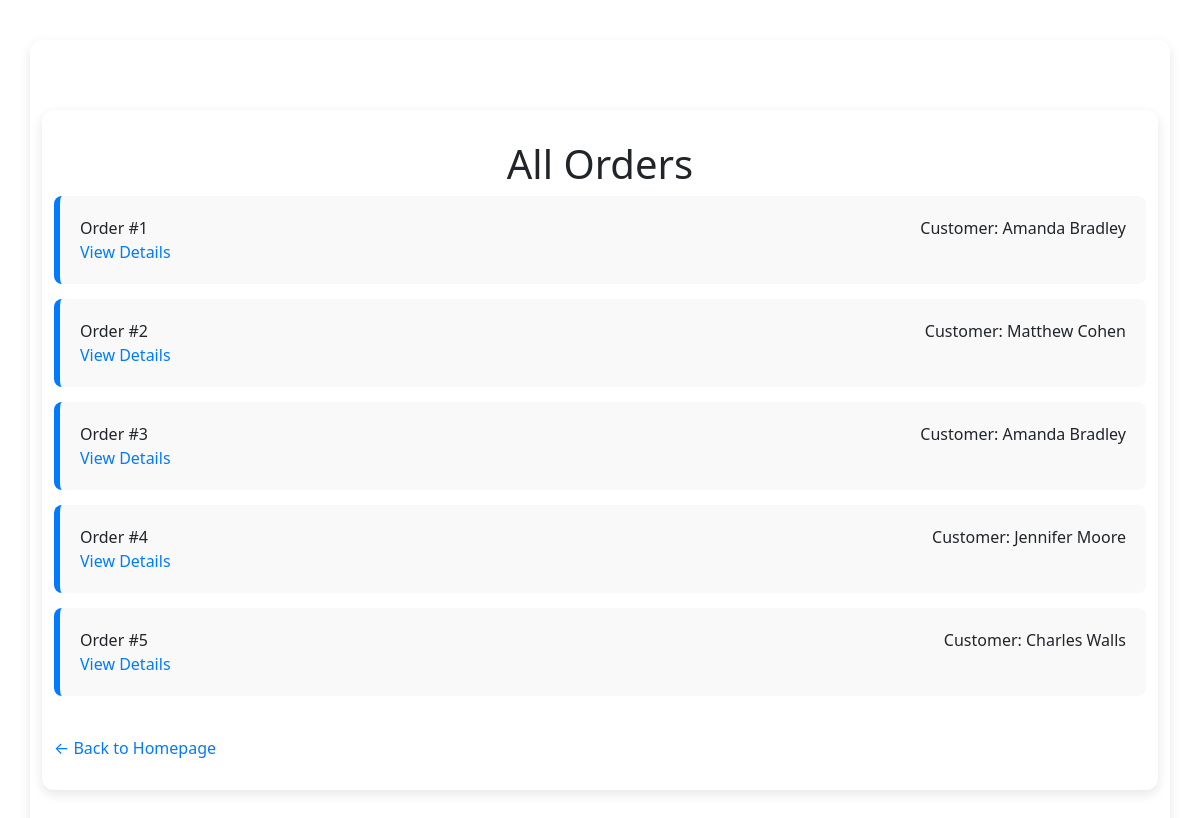
The page /orders on the database as committed earlier.
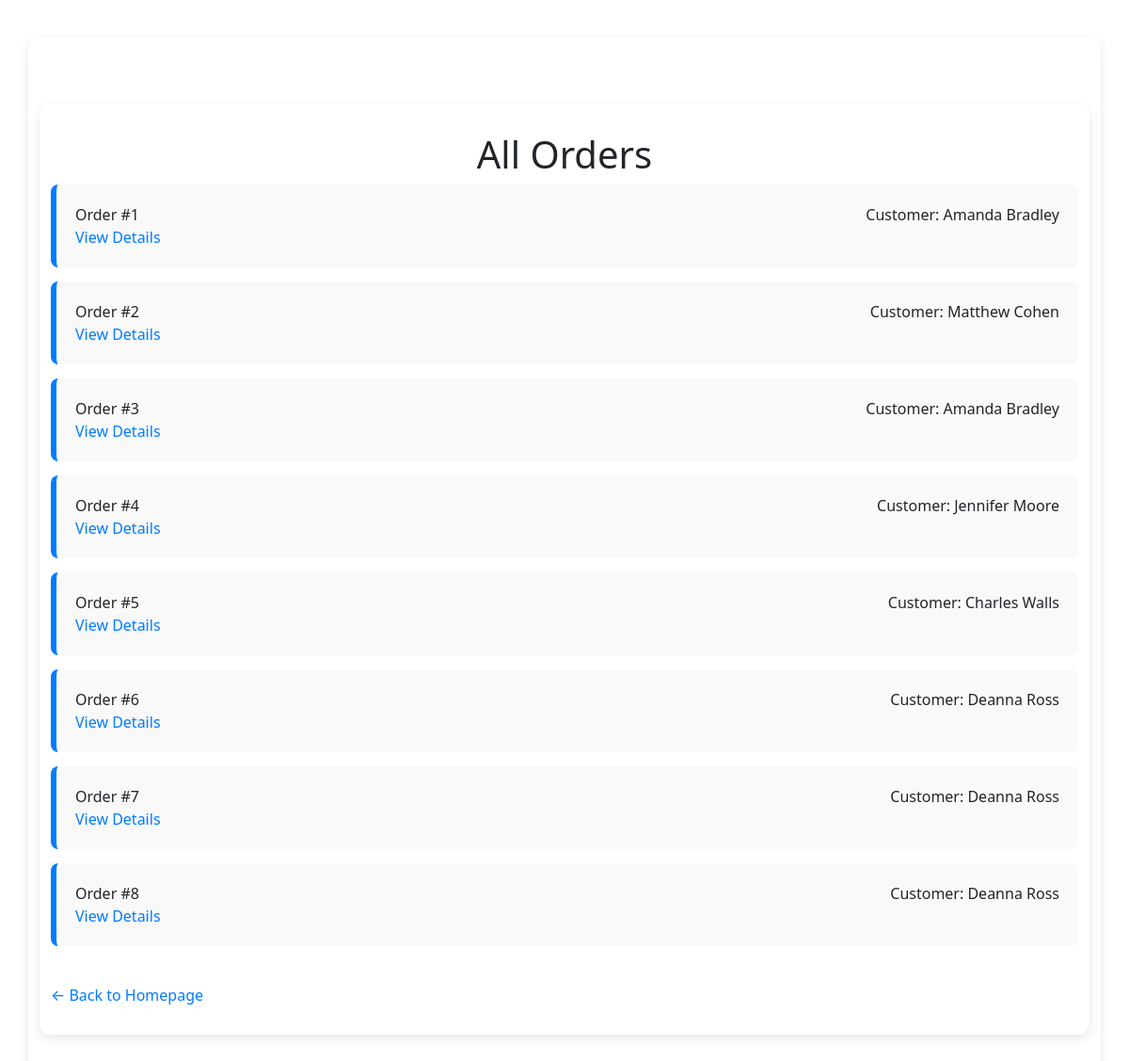
The same page on the database as committed later.
### models/order.py (models this page shows, shortened)
class Order(db.Model):
        __tablename__ = "order"
        id = mapped_column(Integer, primary_key=True, autoincrement=True)
        customer_id = mapped_column(Integer, ForeignKey("customers.id"))
        created = mapped_column(DateTime, default=datetime.now)
        completed = mapped_column(DateTime, nullable=True)
        amount = mapped_column(Float, nullable=True)
        product_order = relationship("ProductOrder", back_populates="order")
        customer = relationship("Customer", back_populates="order")

### models/customer.py (models this page shows, shortened)
class Customer(db.Model):
    __tablename__ = "customers"
    id = mapped_column(Integer, primary_key=True, autoincrement=True)
    name = mapped_column(String)
    phone = mapped_column(String,unique=True)
    order = relationship("Order", back_populates="customer")

### app.py (the view)
@app.route("/orders")
def show_orders():
    orders = db.session.execute(db.select(Order)).scalars()
    return render_template("orders.html", data = orders)

### templates/orders.html (shortened to what this page needs)
{% extends "base.html" %}
{% block content %}
<div class="container">
    <h1>All Orders</h1>
    <ul class="customers-list">
        {% for order in data %}
        <li>
            <div class="customer-info">
                <span class="customer-name">Order #{{ order.id }}</span>
                <span class="customer-phone">Customer: {{ order.customer.name }}</span>
            </div>
            <a class="customer-link" href="{{ url_for('order_detail', id=order.id) }}">
                View Details
            </a>
        </li>
        {% endfor %}
    </ul>
    <br>
    <a class="customer-link" href="{{ url_for('home') }}">← Back to Homepage</a>
</div>
{% endblock %}

Rows that differ between the two databases and show on the page:
added Order: id "6", customer.name "Deanna Ross"
added Order: id "7", customer.name "Deanna Ross"
added Order: id "8", customer.name "Deanna Ross"
